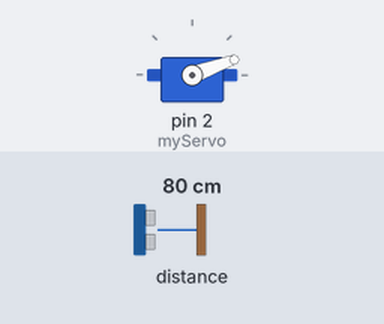
This sketch was run on a simulated Arduino Uno, built with avr-gcc and run on an emulated ATmega328P. Parts: servo. Inputs (shaded band) come from the test bench; at power-on: distance to the obstacle 80 cm. What the sketch prints to the serial monitor is not drawn.

Above: at 0.05 s.
At 0.65 s:
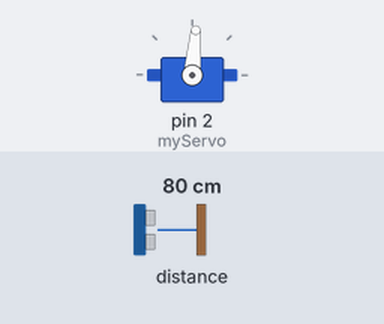
At 1.25 s:
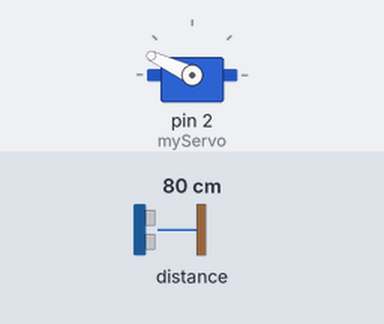
At 2.45 s:
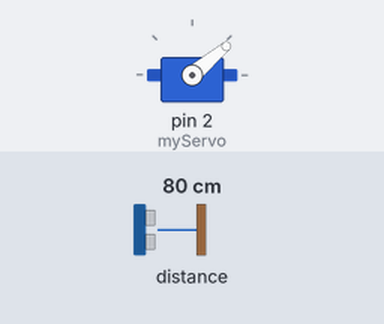
Timing chart, 0 to 6.1 s (numbered marks = the images above):
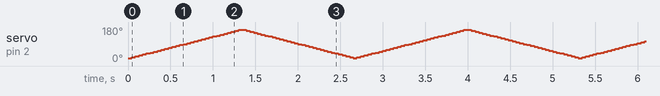

The sketch:

SmartLightsSystem_radar.ino
```cpp
// Includes the Servo library
#include <Servo.h>
#include <Wire.h>
#include <VL53L0X.h>
VL53L0X sensor;

// Variables for the duration and the distance
int distance;
Servo myServo; // Creates a servo object for controlling the servo motor
void setup() {
  Wire.begin();

  // Initialize the sensor
  if (!sensor.init()) {
    Serial.println("Failed to initialize VL53L0X sensor!");
    while (1);
  }
  // Start continuous measurement
  sensor.startContinuous();
  Serial.begin(9600);
  myServo.attach(2); // Defines on which pin is the servo motor attached
}
void loop() {
  // rotates the servo motor from 15 to 165 degrees
  for(int i=15;i<=165;i+=5){
  myServo.write(i);
  delay(10);
  distance = sensor.readRangeContinuousMillimeters()/10;

  Serial.print(i); // Sends the current degree into the Serial Port
  Serial.print(","); // Sends addition character right next to the previous value needed later in the Processing IDE for indexing
  Serial.print(distance); // Sends the distance value into the Serial Port
  Serial.print("."); // Sends addition character right next to the previous value needed later in the Processing IDE for indexing
  }
  // Repeats the previous lines from 165 to 15 degrees
  for(int i=165;i>15;i-=5){
  myServo.write(i);
  delay(10);
  distance = sensor.readRangeContinuousMillimeters()/10;
  Serial.print(i);
  Serial.print(",");
  Serial.print(distance);
  Serial.print(".");
  }
}
```
